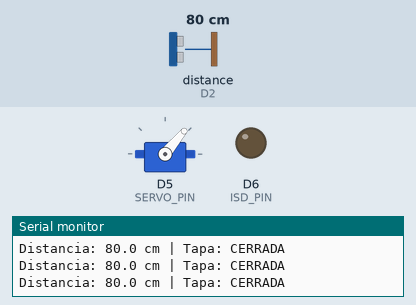
This sketch was run on a simulated ESP8266 (NodeMCU). On the bench: servo, output pins drawn as LEDs (lit = HIGH), the last lines printed to the serial monitor. Wiring (inferred from the names in the program): ultrasonic range finder: trigger D1; echo D2. The inputs (shaded band) are chosen by the test bench; at power-on: distance to the obstacle (sensor on D2) 80 cm. The echo pulse lasts 58.3 µs per cm; pins used as bus, display or sensor lines are not drawn.

Above: at 1.7 s.
1.8 s: distance to the obstacle (sensor on D2) set to 33 cm
3.3 s: distance to the obstacle (sensor on D2) set to 27 cm
At 4.4 s:
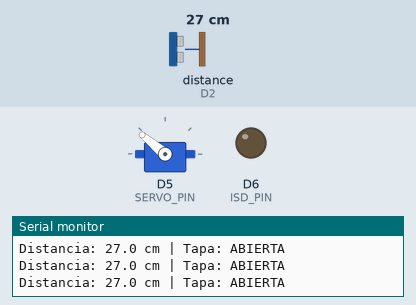
5.4 s: distance to the obstacle (sensor on D2) set to 35 cm
At 6.2 s:
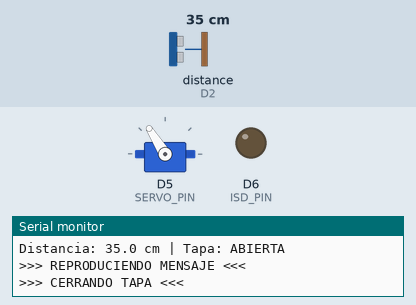
8.4 s: distance to the obstacle (sensor on D2) set to 2 cm
At 8.93 s:
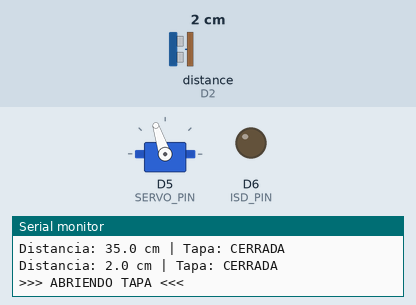
10.6 s: distance to the obstacle (sensor on D2) set to 60 cm
At 11.74 s:
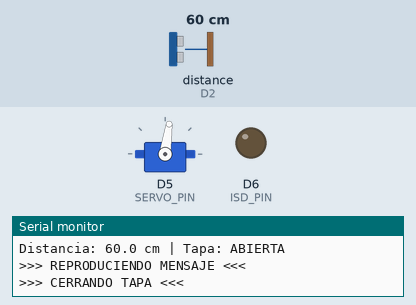
Timing chart, 0 to 13.6 s (numbered marks = the images above; inputs shaded):
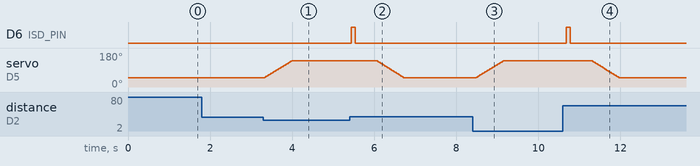

The sketch:

basurero_inteligente.ino
```cpp
/*
 * BASURERO INTELIGENTE v2
 * =======================
 * ESP8266 NodeMCU Amica + HC-SR04 + Servo + ISD1820
 *
 * Funcionamiento:
 * - Detecta < 30cm → Abre tapa (y la mantiene abierta)
 * - Detecta > 30cm → Cierra tapa + Reproduce mensaje
 *
 * Conexiones:
 * -----------
 * HC-SR04:
 *   - VCC  → VIN (5V)
 *   - GND  → GND
 *   - TRIG → D1 (GPIO5)
 *   - ECHO → D2 (GPIO4) con divisor de voltaje 1k/2k
 *
 * Servo:
 *   - VCC (rojo)     → 5V externo
 *   - GND (marrón)   → GND común
 *   - Signal (naranja) → D5 (GPIO14)
 *
 * ISD1820:
 *   - VCC → 3.3V
 *   - GND → GND
 *   - P-E → D6 (GPIO12)
 *
 * Canal: Planius - De la pantalla a la realidad
 */

#include <Servo.h>

// ============== PINES ==============
#define TRIG_PIN    D1  // GPIO5
#define ECHO_PIN    D2  // GPIO4
#define SERVO_PIN   D5  // GPIO14
#define ISD_PIN     D6  // GPIO12

// ============== CONFIGURACIÓN ==============
#define DISTANCIA_ACTIVACION  30    // cm para detectar presencia
#define ANGULO_CERRADO        50     // posición tapa cerrada
#define ANGULO_ABIERTO        140    // posición tapa abierta

// ============== VARIABLES ==============
Servo servoTapa;

bool tapaAbierta = false;

// ============== SETUP ==============
void setup() {
  Serial.begin(115200);
  Serial.println("\n=============================");
  Serial.println("🗑️ BASURERO INTELIGENTE v2");
  Serial.println("=============================");
  Serial.println("Inicializando...");

  // Configurar pines
  pinMode(TRIG_PIN, OUTPUT);
  pinMode(ECHO_PIN, INPUT);
  pinMode(ISD_PIN, OUTPUT);
  digitalWrite(ISD_PIN, LOW);

  // Iniciar servo en posición cerrada
  servoTapa.attach(SERVO_PIN);
  servoTapa.write(ANGULO_CERRADO);
  delay(500);

  Serial.println("✓ Sistema listo!");
  Serial.print("✓ Distancia de activación: ");
  Serial.print(DISTANCIA_ACTIVACION);
  Serial.println(" cm");
  Serial.println("=============================\n");
}

// ============== LOOP ==============
void loop() {
  float distancia = medirDistancia();

  // Debug en serial
  if (distancia > 0) {
    Serial.print("Distancia: ");
    Serial.print(distancia, 1);
    Serial.print(" cm | Tapa: ");
    Serial.println(tapaAbierta ? "ABIERTA" : "CERRADA");
  }

  // Presencia detectada (< 30cm) → Abrir tapa
  if (distancia > 0 && distancia < DISTANCIA_ACTIVACION && !tapaAbierta) {
    abrirTapa();
  }

  // Sin presencia (> 30cm) y tapa abierta → Cerrar + Mensaje
  if (distancia >= DISTANCIA_ACTIVACION && tapaAbierta) {
    reproducirMensaje();
    delay(500);  // Pequeña pausa antes de cerrar
    cerrarTapa();
  }

  delay(100);  // Pausa entre lecturas
}

// ============== FUNCIONES ==============

/**
 * Mide la distancia usando el sensor HC-SR04
 * @return distancia en cm, o -1 si no hay lectura
 */
float medirDistancia() {
  // Pulso de trigger
  digitalWrite(TRIG_PIN, LOW);
  delayMicroseconds(2);
  digitalWrite(TRIG_PIN, HIGH);
  delayMicroseconds(10);
  digitalWrite(TRIG_PIN, LOW);

  // Leer echo con timeout de 30ms (~5 metros máx)
  long duracion = pulseIn(ECHO_PIN, HIGH, 30000);

  if (duracion == 0) {
    return -1;  // Sin lectura válida
  }

  // Calcular distancia (velocidad del sonido ~343 m/s a 20°C)
  float distancia = duracion * 0.0343 / 2.0;

  return distancia;
}

/**
 * Abre la tapa del basurero con movimiento suave
 */
void abrirTapa() {
  Serial.println("\n>>> ABRIENDO TAPA <<<");

  // Movimiento suave de cerrado a abierto
  for (int pos = ANGULO_CERRADO; pos <= ANGULO_ABIERTO; pos += 2) {
    servoTapa.write(pos);
    delay(15);
  }

  tapaAbierta = true;
  Serial.println("Tapa abierta - Esperando que te alejes...\n");
}

/**
 * Cierra la tapa del basurero con movimiento suave
 */
void cerrarTapa() {
  Serial.println("\n>>> CERRANDO TAPA <<<");

  // Movimiento suave de abierto a cerrado
  for (int pos = ANGULO_ABIERTO; pos >= ANGULO_CERRADO; pos -= 2) {
    servoTapa.write(pos);
    delay(15);
  }

  tapaAbierta = false;
  Serial.println("Tapa cerrada - Listo para detectar\n");
}

/**
 * Reproduce el mensaje grabado en el ISD1820
 */
void reproducirMensaje() {
  Serial.println("\n>>> REPRODUCIENDO MENSAJE <<<");

  // Pulso para activar reproducción (P-E = Play Edge-triggered)
  digitalWrite(ISD_PIN, HIGH);
  delay(100);
  digitalWrite(ISD_PIN, LOW);
}
```

Measured:
- the behaviour switches between 31 and 30 cm on distance to the obstacle (sensor on D2) (found by bisection; images 0 and 1)
- after the input at 3.3 s, servo on D5 (SERVO_PIN): moves from 50° to 140° over 0.66 s, starting at once
- after the input at 5.4 s, D6 (ISD_PIN): LOW → HIGH at once, → LOW 0.10 s later; servo on D5 (SERVO_PIN): moves from 140° to 50° over 0.66 s, starting after 0.65 s
- after the input at 8.4 s, servo on D5 (SERVO_PIN): moves from 50° to 140° over 0.66 s, starting after 0.09 s
- after the input at 10.6 s, D6 (ISD_PIN): LOW → HIGH after 0.08 s, → LOW 0.10 s later; servo on D5 (SERVO_PIN): moves from 140° to 50° over 0.66 s, starting after 0.69 s
